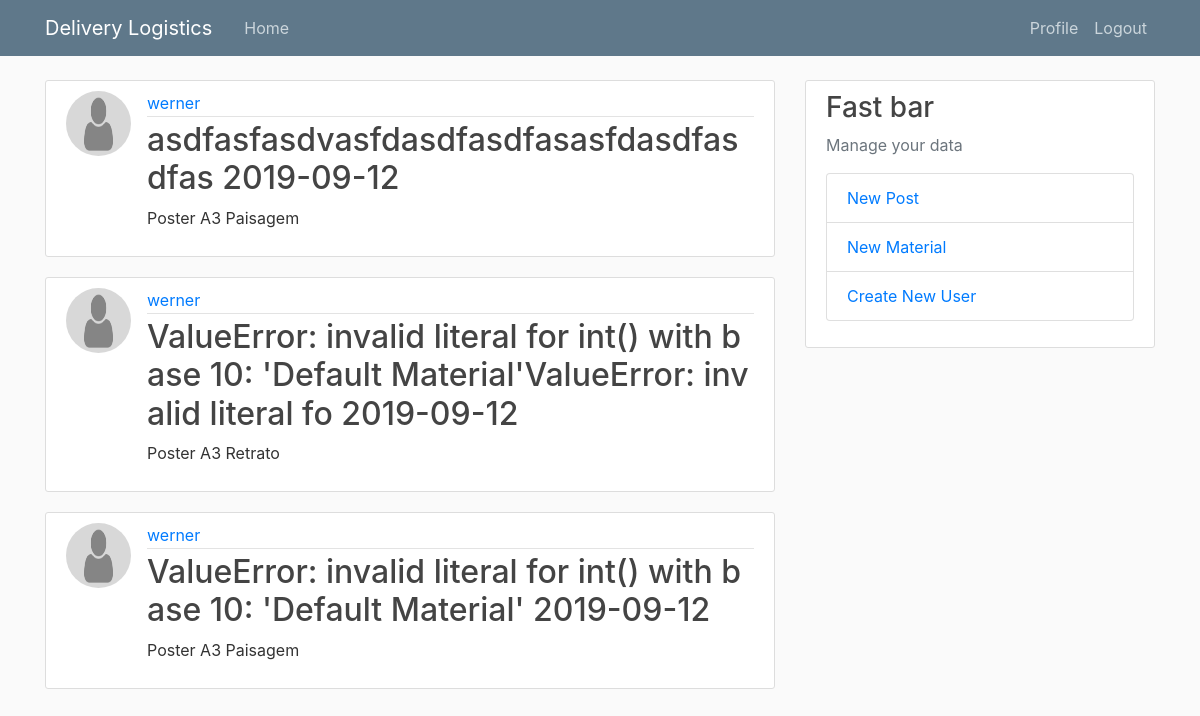
Before: / (signed in) with the older database file.
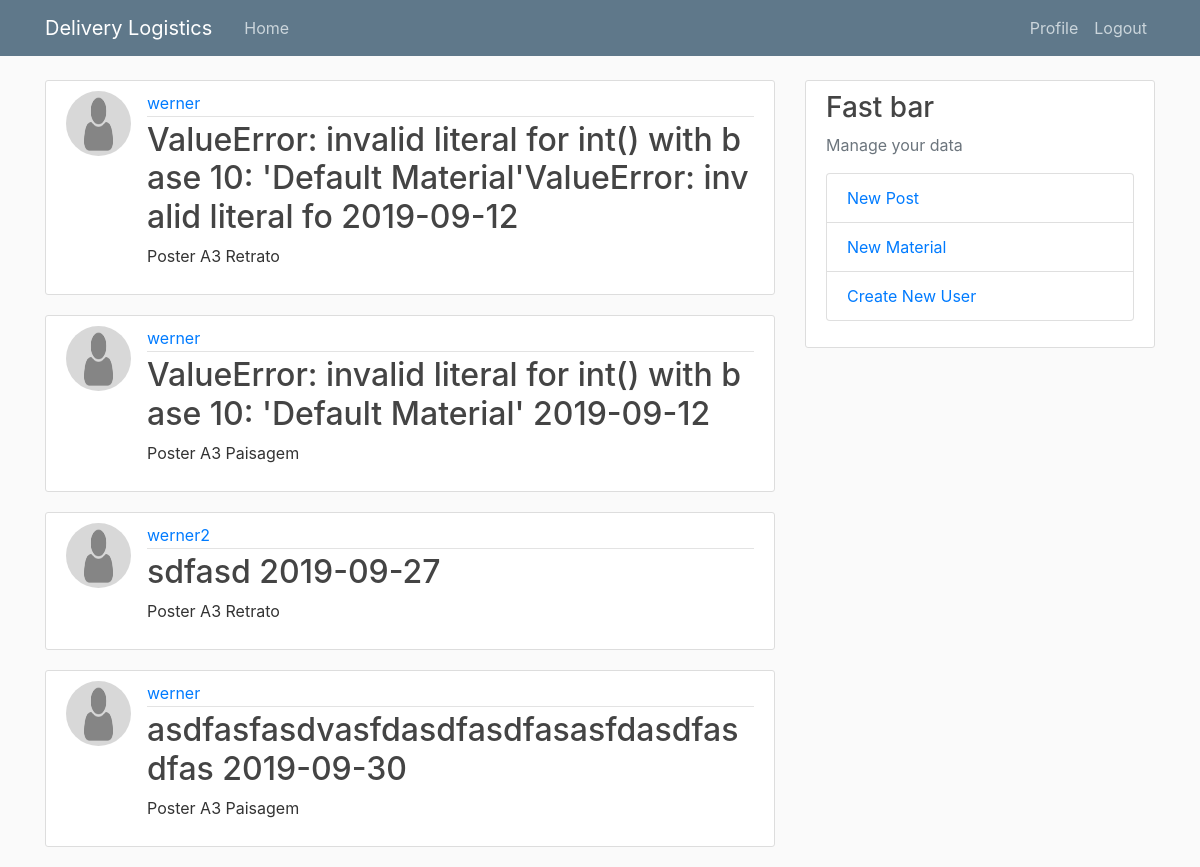
After: the same page with the newer database file.
### logistics/models.py (models this page shows, shortened)
class Post(models.Model):
    client = models.CharField(max_length=100)
    responsible = models.CharField(max_length=100)
    date = models.DateField()
    material = models.ForeignKey(Material, on_delete=models.CASCADE)
    author = models.ForeignKey(User, on_delete=models.CASCADE)
    def __str__(self):
        return self.client + ' ' + str(self.date)

class Material(models.Model):
    name = models.CharField(max_length=100)
    def __str__(self):
        return self.name

### users/models.py (models this page shows, shortened)
class Profile(models.Model):
    user = models.OneToOneField(User, on_delete=models.CASCADE)
    image = models.ImageField(default='default.png', upload_to="profile_pics")

### logistics/views.py (the view)
# urls.py: path('', PostListView.as_view(), name='home'),
class PostListView(LoginRequiredMixin, ListView):
    model = Post
    template_name = 'logistics/home.html'  # <app>/<model>_<viewtype>.html
    context_object_name = 'posts'
    paginate_by = 10
    ordering = ['date']

### logistics/templates/logistics/home.html (shortened to what this page needs)
{% extends "logistics/base.html" %}
{% block content %}
        {% for post in posts %}
        <article class="media content-section">
            <img class="rounded-circle article-img" src="{{ post.author.profile.image.url }}">
            <div class="media-body">
                <div class="article-metadata">
                    <a class="mr-2" href="{% url 'user-posts' post.author.username %}">{{ post.author }}</a>
                </div>
                <h2><a class="article-title" href="{% url 'post-detail' post.id %}">{{ post }}</a></h2>
                <p class="article-content">{{ post.material }}</p>
            </div>
        </article>
        {% endfor %}
{% endblock content %}

### logistics/templates/logistics/base.html (shortened to what this page needs)
{% load static %}
<!DOCTYPE html>
<html>
<head>
    <link rel="stylesheet" href="https://maxcdn.bootstrapcdn.com/bootstrap/4.0.0/css/bootstrap.min.css"
>
    <link rel="stylesheet" type="text/css" href="{% static 'logistics/main.css'%}">
</head>
<body>
    <header class="site-header">
        <nav class="navbar navbar-expand-md navbar-dark bg-steel fixed-top">
            <div class="container">
                <a class="navbar-brand mr-4" href="/">Delivery Logistics</a>
                <div class="collapse navbar-collapse" id="navbarToggle">
                    <div class="navbar-nav mr-auto">
                    {% if user.is_authenticated %}
                        <a class="nav-item nav-link" href="{% url 'home' %}">Home</a>
                    {% endif %}
                    </div>
                    <div class="navbar-nav">
                        {% if user.is_authenticated %}
                            <a class="nav-item nav-link" href="{% url 'profile' %}">Profile</a>
                            <a class="nav-item nav-link" href="{% url 'logout' %}">Logout</a>
                        {% else %}
                            <a class="nav-item nav-link" href="{% url 'login' %}">Login</a>
                        {% endif %}
                    </div>
                </div>
            </div>
        </nav>
    </header>
    <main role="main" class="container">
        <div class="row">
            <div class="col-md-8">
                {% block content %}{% endblock %}
            </div>
            {% if user.is_authenticated %}
            <div class="col-md-4">
                <div class="content-section">
                    <h3>Fast bar</h3>
                    <p class='text-muted'>Manage your data
                        <ul class="list-group">
                            <a class="list-group-item" href="{% url 'post-create' %}">New Post</a>
                            <a class="list-group-item" href="{% url 'material-create' %}">New Material</a>
                            {% if user.is_superuser %}
                            <a class="list-group-item" href="{% url 'register' %}">Create New User</a>
                            {% endif %}
                        </ul>
                    </p>
                </div>
            </div>
        {% endif %}
        </div>
    </main>
</body>
</html>

### logistics/static/logistics/main.css (style rules this page uses)
body { background: #fafafa; color: #333333; margin-top: 5rem; }
h1, h2, h3, h4, h5, h6 { color: #444444; }
ul { margin: 0; }
.bg-steel { background-color: #5f788a; }
.site-header .navbar-nav .nav-link { color: #cbd5db; }
.content-section { background: #ffffff; padding: 10px 20px; border: 1px solid #dddddd; border-radius: 3px; margin-bottom: 20px; }
.article-title { color: #444444; }
.article-content { white-space: pre-line; }
.article-img { height: 65px; width: 65px; margin-right: 16px; }
.article-metadata { padding-bottom: 1px; margin-bottom: 4px; border-bottom: 1px solid #e3e3e3 }
html { word-break: break-all; }

Changed rows visible on the page:
removed Post: author.profile.image (placeholder picture), author "werner", client+date "asdfasfasdvasfdasdfasdfasasfdasdfasdfas 2019-09-12", material "Poster A3 Paisagem"
added Post: author.profile.image (placeholder picture), author "werner2", client+date "sdfasd 2019-09-27", material "Poster A3 Retrato"
added Post: author.profile.image (placeholder picture), author "werner", client+date "asdfasfasdvasfdasdfasdfasasfdasdfasdfas 2019-09-30", material "Poster A3 Paisagem"
